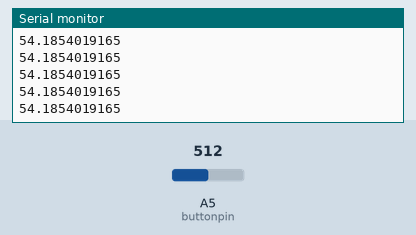
This sketch was run on a simulated Arduino Uno, built with avr-gcc and run on an emulated ATmega328P. On the bench: the last lines printed to the serial monitor. The test bench sets the inputs (shaded band); at power-on: A5 (buttonpin) = 512.

Above: at 1.2 s.
1.3 s: A5 (buttonpin) set to 0
At 1.9 s:
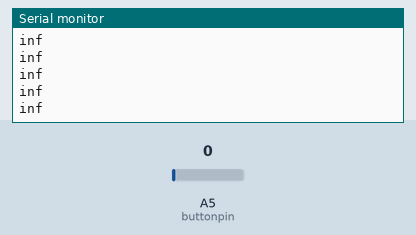
3.2 s: A5 (buttonpin) set to 122
At 3.7 s:
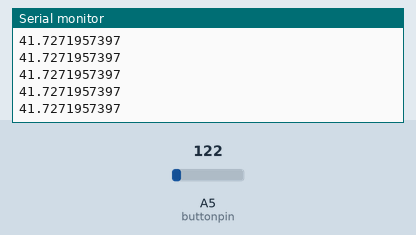
Timing chart, 0 to 6.2 s (numbered marks = the images above; inputs shaded):
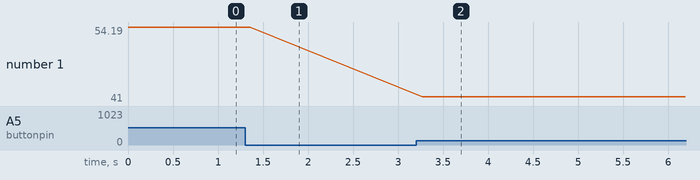

Measured:
- after the input at 1.3 s, the serial monitor: prints a new line after 0.07 s (image 1)
- after the input at 3.2 s, the serial monitor: prints a new line after 0.07 s (image 2)
- plotted number 1: 54.19 → 41 after the input at 3.2 s

The sketch:

sound_read.ino
```cpp
int buttonpin = 5; // define D0 Sensor Interface
double val = 0;// define numeric variables val

void setup ()
{
  Serial.begin(9600);
  pinMode (buttonpin, INPUT) ;// output interface D0 is defined sensor
}

void loop ()
{
  val = analogRead(buttonpin);// digital interface will be assigned a value of pin 5 to read val
  double dB = 20*log10(val);
  Serial.println(dB, DEC);

}
```
